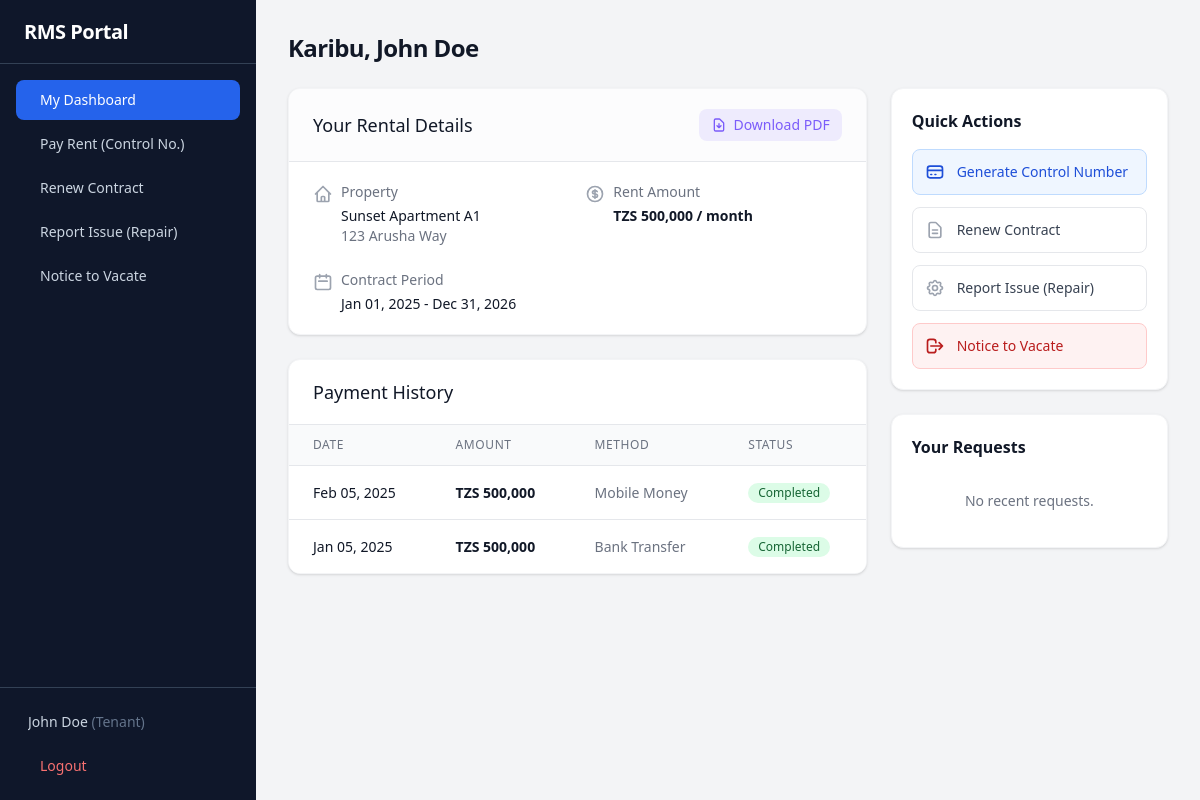
The app's page /index.php (signed in) with its own data.
### tables this page shows
CREATE TABLE IF NOT EXISTS users (
    id VARCHAR(20) PRIMARY KEY,
    username VARCHAR(50) UNIQUE NOT NULL,
    password VARCHAR(255) NOT NULL,
    full_name VARCHAR(255) DEFAULT NULL,
    phone VARCHAR(50) DEFAULT NULL,
    email VARCHAR(255) DEFAULT NULL,
    nida VARCHAR(50) DEFAULT NULL,
    role ENUM('admin','tenant','landlord') NOT NULL DEFAULT 'tenant',
    approved TINYINT(1) NOT NULL DEFAULT 1,
    property_address TEXT DEFAULT NULL,
    tenant_id VARCHAR(20) DEFAULT NULL,
    created_at TIMESTAMP DEFAULT CURRENT_TIMESTAMP
);

CREATE TABLE IF NOT EXISTS tenants (
    id VARCHAR(20) PRIMARY KEY,
    name VARCHAR(255) NOT NULL,
    email VARCHAR(255) NOT NULL,
    phone VARCHAR(50) NOT NULL,
    created_at TIMESTAMP DEFAULT CURRENT_TIMESTAMP
);

CREATE TABLE IF NOT EXISTS properties (
    id VARCHAR(20) PRIMARY KEY,
    title VARCHAR(255) NOT NULL,
    address TEXT NOT NULL,
    rent_amount DECIMAL(12,2) NOT NULL DEFAULT 0,
    status ENUM('available','rented','maintenance') NOT NULL DEFAULT 'available',
    created_at TIMESTAMP DEFAULT CURRENT_TIMESTAMP
);

CREATE TABLE IF NOT EXISTS contracts (
    id VARCHAR(20) PRIMARY KEY,
    property_id VARCHAR(20) NOT NULL,
    tenant_id VARCHAR(20) NOT NULL,
    start_date DATE NOT NULL,
    end_date DATE NOT NULL,
    status ENUM('active','terminated') NOT NULL DEFAULT 'active',
    created_at TIMESTAMP DEFAULT CURRENT_TIMESTAMP
);

CREATE TABLE IF NOT EXISTS payments (
    id VARCHAR(20) PRIMARY KEY,
    contract_id VARCHAR(20) NOT NULL,
    amount DECIMAL(12,2) NOT NULL DEFAULT 0,
    date DATE NOT NULL,
    method VARCHAR(50) NOT NULL DEFAULT 'bank_transfer',
    status ENUM('completed','pending') NOT NULL DEFAULT 'pending',
    control_number VARCHAR(50) DEFAULT NULL,
    created_at TIMESTAMP DEFAULT CURRENT_TIMESTAMP
);

### tenant_dashboard.php (the view, shortened to what the rows shown need)
<?php
require_once __DIR__ . '/config/database.php';
require_once __DIR__ . '/includes/auth.php';
require_once __DIR__ . '/includes/helpers.php';
$user = getCurrentUser();
$tenant_id = $user['tenant_id'];
$tenant = db()->prepare("SELECT * FROM tenants WHERE id = ?");
$tenant->execute([$tenant_id]);
$tenant = $tenant->fetch();
$contract = db()->prepare("SELECT * FROM contracts WHERE tenant_id = ? AND status='active' LIMIT 1");
$contract->execute([$tenant_id]);
$contract = $contract->fetch();
$property = db()->prepare("SELECT * FROM properties WHERE id = ?");
$property->execute([$contract['property_id']]);
$property = $property->fetch();
$stmt = db()->prepare("SELECT * FROM payments WHERE contract_id = ? ORDER BY date DESC");
$stmt->execute([$contract['id']]);
$payments = $stmt->fetchAll();
$stmt = db()->prepare("SELECT * FROM service_requests WHERE tenant_id = ? ORDER BY date DESC");
$stmt->execute([$tenant_id]);
$requests = $stmt->fetchAll();
$pending_payments = array_filter($payments, fn($p) => $p['status'] === 'pending');
?>
<div class="space-y-6">
    <h1 class="text-2xl font-bold tracking-tight text-gray-900">Karibu, <?= hsc($tenant['name']) ?></h1>
    <div class="grid grid-cols-1 lg:grid-cols-12 gap-6">
        <div class="lg:col-span-8 space-y-6">
            <div class="bg-white rounded-xl shadow border border-gray-100 overflow-hidden">
                <div class="px-6 py-5 border-b border-gray-200 flex justify-between items-center bg-gray-50/50">
                    <h3 class="text-lg font-medium leading-6 text-gray-900">Your Rental Details</h3>
                    <a href="pdf_generate.php?contract_id=<?= $contract['id'] ?>" class="flex items-center text-sm font-medium text-[#7B5CFA] hover:text-[#6849E3] bg-[#7B5CFA]/10 px-3 py-1.5 rounded-lg transition-colors">
                        <svg class="w-4 h-4 mr-1.5" fill="none" stroke="currentColor" viewBox="0 0 24 24"><path stroke-linecap="round" stroke-linejoin="round" stroke-width="2" d="M12 10v6m0 0l-3-3m3 3l3-3m2 8H7a2 2 0 01-2-2V5a2 2 0 012-2h5.586a1 1 0 01.707.293l5.414 5.414a1 1 0 01.293.707V19a2 2 0 01-2 2z"/></svg>
                        Download PDF
                    </a>
                </div>
                <div class="px-6 py-5">
                    <dl class="grid grid-cols-1 gap-x-4 gap-y-6 sm:grid-cols-2">
                        <div class="sm:col-span-1 flex items-start">
                            <div><dt class="text-sm font-medium text-gray-500">Property</dt><dd class="mt-1 text-sm text-gray-900"><?= hsc($property['title']) ?></dd><dd class="text-sm text-gray-500"><?= hsc($property['address']) ?></dd></div>
                        </div>
                        <div class="sm:col-span-1 flex items-start">
                            <div><dt class="text-sm font-medium text-gray-500">Rent Amount</dt><dd class="mt-1 text-sm text-gray-900 font-bold"><?= formatCurrency($property['rent_amount']) ?> / month</dd></div>
                        </div>
                        <div class="sm:col-span-1 flex items-start">
                            <svg class="w-5 h-5 text-gray-400 mr-2 mt-0.5" fill="none" stroke="currentColor" viewBox="0 0 24 24"><path stroke-linecap="round" stroke-linejoin="round" stroke-width="2" d="M8 7V3m8 4V3m-9 8h10M5 21h14a2 2 0 002-2V7a2 2 0 00-2-2H5a2 2 0 00-2 2v12a2 2 0 002 2z"/></svg>
                            <div><dt class="text-sm font-medium text-gray-500">Contract Period</dt><dd class="mt-1 text-sm text-gray-900"><?= date('M d, Y', strtotime($contract['start_date'])) ?> - <?= date('M d, Y', strtotime($contract['end_date'])) ?></dd></div>
                        </div>
                    </dl>
                </div>
            </div>
            <div class="bg-white rounded-xl shadow border border-gray-100 overflow-hidden">
                <div class="px-6 py-5 border-b border-gray-200 flex justify-between items-center">
                    <h3 class="text-lg font-medium leading-6 text-gray-900">Payment History</h3>
                </div>
                <div class="overflow-x-auto">
                    <table class="min-w-full divide-y divide-gray-200">
                        <thead class="bg-gray-50">
                            <tr><th class="px-6 py-3 text-left text-xs font-medium text-gray-500 uppercase tracking-wider">Date</th><th class="px-6 py-3 text-left text-xs font-medium text-gray-500 uppercase tracking-wider">Amount</th><th class="px-6 py-3 text-left text-xs font-medium text-gray-500 uppercase tracking-wider">Method</th><th class="px-6 py-3 text-left text-xs font-medium text-gray-500 uppercase tracking-wider">Status</th></tr>
                        </thead>
                        <tbody class="divide-y divide-gray-200 bg-white">
                            <?php foreach ($payments as $p): ?>
                            <tr><td class="whitespace-nowrap px-6 py-4 text-sm text-gray-900"><?= date('M d, Y', strtotime($p['date'])) ?></td>
                                <td class="whitespace-nowrap px-6 py-4 text-sm font-bold text-gray-900"><?= formatCurrency($p['amount']) ?></td>
                                <td class="whitespace-nowrap px-6 py-4 text-sm capitalize text-gray-500"><?= str_replace('_', ' ', $p['method']) ?></td>
                                <td class="whitespace-nowrap px-6 py-4 text-sm"><?= statusBadge($p['status']) ?></td></tr>
                            <?php endforeach; ?>
                        </tbody>
                    </table>
                </div>
            </div>
        </div>
        <div class="lg:col-span-4 space-y-6">
            <div class="bg-white rounded-xl shadow border border-gray-100 p-5">
                <h3 class="text-base font-semibold text-gray-900 mb-4">Quick Actions</h3>
                <div class="grid grid-cols-1 gap-3">
                    <a href="?action=generate_control_number" <?php if (count($pending_payments) > 0): ?>onclick="return confirm('You already have a pending rent payment. Generate anyway?')"<?php endif; ?>
                       class="w-full flex items-center justify-between p-3 rounded-lg border border-blue-200 bg-blue-50 text-blue-700 hover:bg-blue-100 transition-colors">
                        <span class="flex items-center text-sm font-medium"><svg class="w-5 h-5 mr-3" fill="none" stroke="currentColor" viewBox="0 0 24 24"><path stroke-linecap="round" stroke-linejoin="round" stroke-width="2" d="M3 10h18M7 15h1m4 0h1m-7 4h12a3 3 0 003-3V8a3 3 0 00-3-3H6a3 3 0 00-3 3v8a3 3 0 003 3z"/></svg>Generate Control Number</span>
                    </a>
                    <button onclick="openRequestModal('extension')" class="w-full flex items-center justify-between p-3 rounded-lg border border-gray-200 hover:bg-gray-50 transition-colors">
                        <span class="flex items-center text-sm font-medium text-gray-700"><svg class="w-5 h-5 mr-3 text-gray-400" fill="none" stroke="currentColor" viewBox="0 0 24 24"><path stroke-linecap="round" stroke-linejoin="round" stroke-width="2" d="M9 12h6m-6 4h6m2 5H7a2 2 0 01-2-2V5a2 2 0 012-2h5.586a1 1 0 01.707.293l5.414 5.414a1 1 0 01.293.707V19a2 2 0 01-2 2z"/></svg>Renew Contract</span>
                    </button>
                    <button onclick="openRequestModal('maintenance')" class="w-full flex items-center justify-between p-3 rounded-lg border border-gray-200 hover:bg-gray-50 transition-colors">
                        <span class="flex items-center text-sm font-medium text-gray-700">Report Issue (Repair)</span>
                    </button>
                    <button onclick="openRequestModal('move_out')" class="w-full flex items-center justify-between p-3 rounded-lg border border-red-200 bg-red-50 text-red-700 hover:bg-red-100 transition-colors">
                        <span class="flex items-center text-sm font-medium"><svg class="w-5 h-5 mr-3" fill="none" stroke="currentColor" viewBox="0 0 24 24"><path stroke-linecap="round" stroke-linejoin="round" stroke-width="2" d="M17 16l4-4m0 0l-4-4m4 4H7m6 4v1a3 3 0 01-3 3H6a3 3 0 01-3-3V7a3 3 0 013-3h4a3 3 0 013 3v1"/></svg>Notice to Vacate</span>
                    </button>
                </div>
            </div>
            <div class="bg-white rounded-xl shadow border border-gray-100 p-5">
                <h3 class="text-base font-semibold text-gray-900 mb-4">Your Requests</h3>
                <?php if (count($requests) > 0): ?>
                <ul class="divide-y divide-gray-100 space-y-3">
                    <?php foreach (array_slice($requests, 0, 5) as $req): ?>
                    <li class="pt-3 first:pt-0">
                        <div class="flex justify-between items-start">
                            <div><p class="text-sm font-medium text-gray-900"><?= getRequestLabel($req['type']) ?></p><p class="text-xs text-gray-500 mt-1 truncate max-w-[150px]"><?= hsc($req['description']) ?></p></div>
                            <span class="px-2 py-1 text-xs rounded-full font-medium <?= $req['status'] === 'pending' ? 'bg-yellow-100 text-yellow-700' : 'bg-green-100 text-green-700' ?>"><?= $req['status'] ?></span>
                        </div>
                    </li>
                    <?php endforeach; ?>
                </ul>
                <?php else: ?>
                <p class="text-sm text-gray-500 text-center py-4">No recent requests.</p>
                <?php endif; ?>
            </div>
        </div>
    </div>
</div>
<?php
$content = ob_get_clean();
require __DIR__ . '/includes/layout.php';

### includes/helpers.php (shortened to what the rows shown need)
<?php
function formatCurrency($amount): string {
    return 'TZS ' . number_format((float)$amount, 0, '.', ',');
}
function statusBadge(string $status): string {
    $classes = [
        'available' => 'bg-green-100 text-green-800',
        'rented' => 'bg-blue-100 text-blue-800',
        'maintenance' => 'bg-yellow-100 text-yellow-800',
        'active' => 'bg-green-100 text-green-800',
        'terminated' => 'bg-red-100 text-red-800',
        'completed' => 'bg-green-100 text-green-800',
        'pending' => 'bg-yellow-100 text-yellow-800',
        'approved' => 'bg-green-100 text-green-800',
        'resolved' => 'bg-green-100 text-green-800',
        'rejected' => 'bg-red-100 text-red-800',
    ];
    $class = $classes[$status] ?? 'bg-gray-100 text-gray-800';
    return "<span class=\"inline-flex rounded-full px-2.5 py-0.5 text-xs font-medium capitalize {$class}\">{$status}</span>";
}
function hsc($str): string {
    return htmlspecialchars($str ?? '', ENT_QUOTES, 'UTF-8');
}

### includes/layout.php (shortened to what the rows shown need)
<?php
require_once __DIR__ . '/auth.php';
require_once __DIR__ . '/helpers.php';
$user = getCurrentUser();
$current_page = basename($_SERVER['PHP_SELF'], '.php') ?: 'index';
$current_action = $_GET['action'] ?? '';
$admin_links = [
    ['name' => 'Dashboard', 'path' => 'index.php', 'icon' => 'dashboard'],
    ['name' => 'Users', 'path' => 'users.php', 'icon' => 'users'],
];
$landlord_links = [
    ['name' => 'Dashboard', 'path' => 'index.php', 'icon' => 'dashboard'],
    ['name' => 'Users', 'path' => 'users.php', 'icon' => 'users'],
    ['name' => 'My Properties', 'path' => 'properties.php', 'icon' => 'building'],
    ['name' => 'Tenants', 'path' => 'tenants.php', 'icon' => 'users'],
    ['name' => 'Contracts', 'path' => 'contracts.php', 'icon' => 'file-text'],
    ['name' => 'Payments', 'path' => 'payments.php', 'icon' => 'credit-card'],
    ['name' => 'Requests', 'path' => 'requests.php', 'icon' => 'message-square'],
    ['name' => 'Reports', 'path' => 'reports.php', 'icon' => 'bar-chart'],
];
$tenant_links = [
    ['name' => 'My Dashboard', 'path' => 'index.php', 'icon' => 'dashboard', 'action' => ''],
    ['name' => 'Pay Rent (Control No.)', 'path' => 'index.php?action=generate_control_number', 'icon' => 'credit-card', 'action' => 'generate_control_number'],
    ['name' => 'Renew Contract', 'path' => 'index.php?action=extension', 'icon' => 'file-text', 'action' => 'extension'],
    ['name' => 'Report Issue (Repair)', 'path' => 'index.php?action=maintenance', 'icon' => 'wrench', 'action' => 'maintenance'],
    ['name' => 'Notice to Vacate', 'path' => 'index.php?action=move_out', 'icon' => 'file-output', 'action' => 'move_out'],
];
if ($user['role'] === 'admin') {
    $links = $admin_links;
} elseif ($user['role'] === 'landlord') {
    $links = $landlord_links;
} else {
    $links = $tenant_links;
}
?>
<!DOCTYPE html>
<html lang="en">
<head>
    <script src="https://cdn.tailwindcss.com"></script>
</head>
<body class="bg-gray-100">
<div class="min-h-screen flex" x-data="{ sidebarOpen: false }">
    <aside class="fixed lg:static inset-y-0 left-0 z-30 w-64 bg-slate-900 transform transition-transform duration-200 ease-in-out -translate-x-full lg:translate-x-0 flex flex-col"
           x-bind:class="sidebarOpen ? 'translate-x-0' : '-translate-x-full lg:translate-x-0'">
        <div class="h-16 flex items-center justify-between px-6 border-b border-slate-700">
            <h1 class="text-xl font-bold text-white tracking-tight">RMS Portal</h1>
        </div>
        <nav class="flex-1 px-4 py-4 space-y-1 overflow-y-auto">
            <?php foreach ($links as $link):
                $is_active = false;
                if (isset($link['action'])) {
                    $is_active = $current_page === 'index' && $current_action === $link['action'];
                    if ($link['action'] === '') {
                        $is_active = $current_page === 'index' && $current_action === '';
                    }
                } else {
                    $is_active = $current_page === basename($link['path'], '.php');
                }
            ?>
            <a href="<?= $link['path'] ?>"
               class="flex items-center px-3 py-2.5 text-sm font-medium rounded-lg transition-colors <?= $is_active ? 'bg-blue-600 text-white' : 'text-slate-300 hover:bg-slate-800 hover:text-white' ?>">
                <?= $link['name'] ?>
            </a>
            <?php endforeach; ?>
        </nav>
        <div class="p-4 border-t border-slate-700">
            <div class="flex items-center px-3 py-2 text-sm text-slate-300">
                <span class="truncate flex-1"><?= hsc($user['full_name'] ?: $user['username']) ?> <span class="text-slate-500 capitalize">(<?= $user['role'] ?>)</span></span>
            </div>
            <a href="logout.php"
               class="mt-2 w-full flex items-center px-3 py-2 text-sm font-medium text-red-400 rounded-lg hover:bg-slate-800 transition-colors">
                Logout
            </a>
        </div>
    </aside>
    <main class="flex-1 flex flex-col min-w-0">
        <div class="flex-1 overflow-y-auto p-4 sm:p-6 lg:p-8">
            <div class="max-w-7xl mx-auto">
                <?= $content ?? '' ?>
            </div>
        </div>
    </main>
</div>
</body>
</html>

### records on screen
users: full_name "John Doe", role "Tenant"
tenants: name "John Doe"
properties: title "Sunset Apartment A1", address "123 Arusha Way", rent_amount "TZS 500,000"
contracts: start_date "Jan 01, 2025", end_date "Dec 31, 2026"
payments: date "Feb 05, 2025", amount "TZS 500,000", method "Mobile Money", status "Completed"
payments: date "Jan 05, 2025", amount "TZS 500,000", method "Bank Transfer", status "Completed"

### other values on screen
$link['name'] "My Dashboard"
$link['name'] "Pay Rent (Control No.)"
$link['name'] "Renew Contract"
$link['name'] "Report Issue (Repair)"
$link['name'] "Notice to Vacate"
